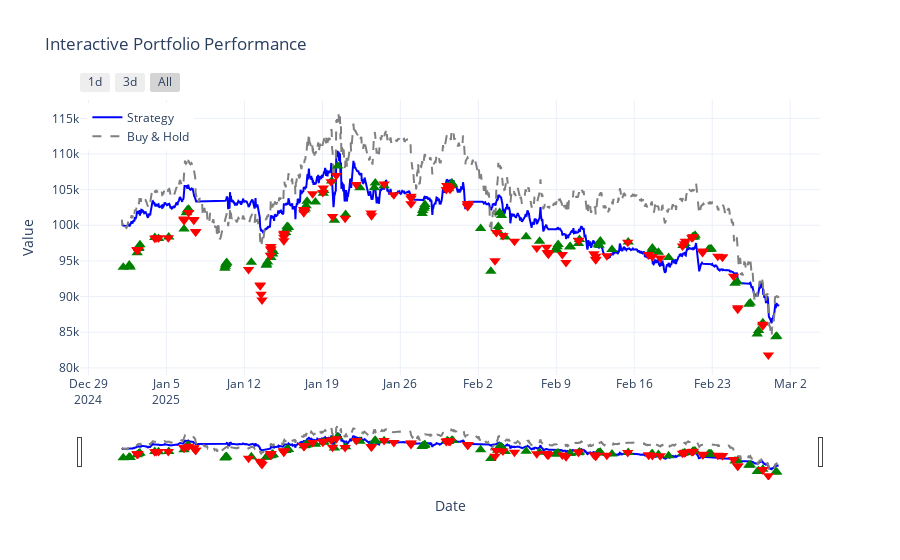

Notebook source saved alongside this figure:
### Code cell
best_params = study.best_params
strategy_dict = {k: v for k, v in best_params.items() if k in signal_names}

e = Engine()
e.add_data(val_data)  # ✅ Validation data
e.add_strategy(MultiStrategyAggregator(
    weights=strategy_dict,
    bet_size=best_params["bet_size"],
    atr_multiplier=best_params["atr_multiplier"],
    use_leverage=best_params["use_leverage"]
))
val_stats = e.run()
fig = e.plot()
#fig.write_html("validation_results.html")
